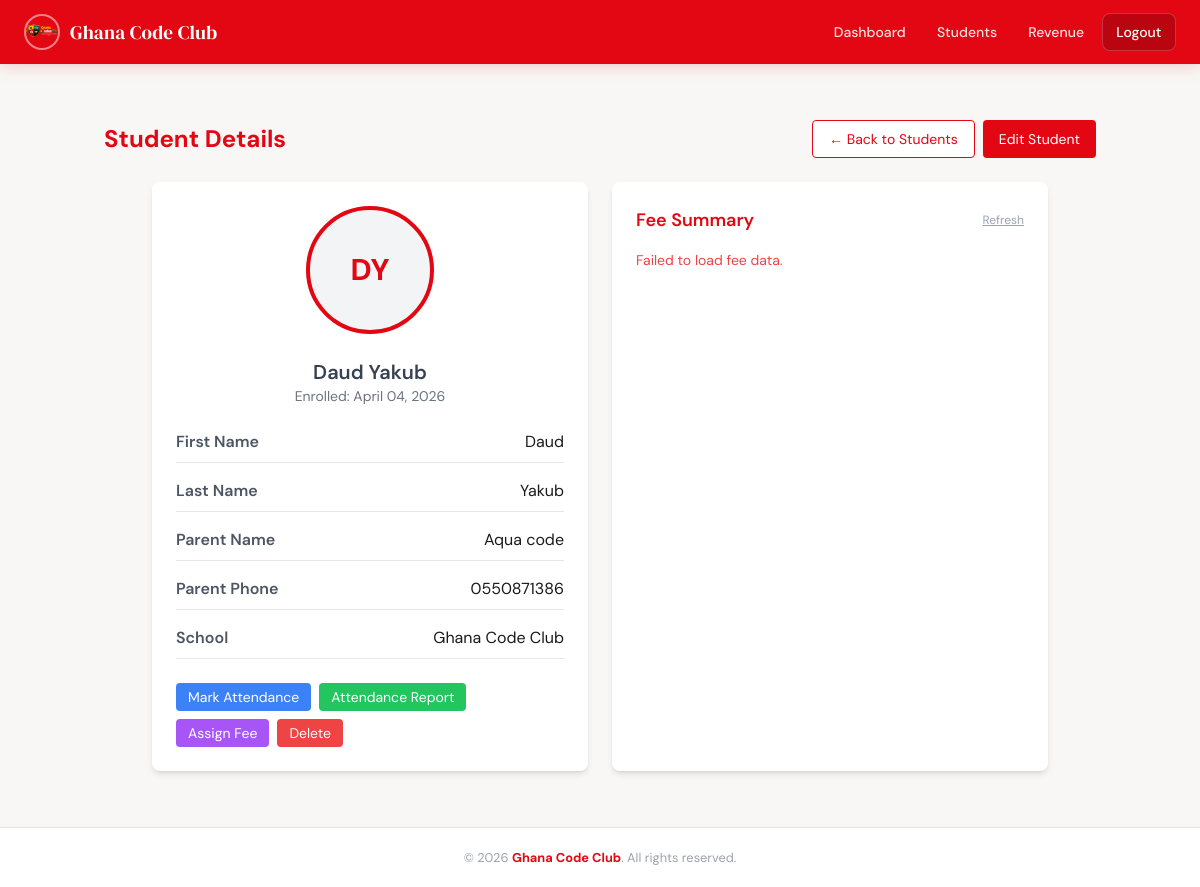
The app's page /students/2 (signed in) with its own data.
### tables this page shows
CREATE TABLE schools (
            id INTEGER PRIMARY KEY AUTOINCREMENT,
            name TEXT NOT NULL,
            fee_limit NUMERIC(10,2) DEFAULT 0,
            email TEXT UNIQUE NOT NULL,
            password_hash TEXT NOT NULL,
            logo TEXT,
            created_at TIMESTAMP NOT NULL DEFAULT CURRENT_TIMESTAMP
        );

CREATE TABLE students (
            id INTEGER PRIMARY KEY AUTOINCREMENT,
            school_id INTEGER NOT NULL REFERENCES schools(id) ON DELETE CASCADE,
            first_name TEXT NOT NULL,
            last_name TEXT,
            parent_name TEXT,
            parent_phone TEXT,
            profile_picture TEXT,
            created_at TIMESTAMP NOT NULL DEFAULT CURRENT_TIMESTAMP
        );

### app.py (the view)
@app.route("/students/<int:id>")
@login_required
def student_detail(id):
    conn = get_connection()
    cur = conn.cursor()
    cur.execute(
        """
        SELECT s.*, sch.name AS school_name
        FROM students s
        JOIN schools sch ON s.school_id = sch.id
        WHERE s.id = ? AND s.school_id = ?
    """,
        (id, current_user.school_id),
    )
    student = cur.fetchone()
    conn.close()
    if not student:
        return "Student not found", 404
    return render_template("student_detail.html", student=student)

### app.py (called while the page is built)
@app.context_processor
def inject_year():
    return {"current_year": datetime.now().year}

@login_manager.user_loader
def load_user(user_id):
    conn = get_connection()
    cur = conn.cursor()
    cur.execute(
        """
        SELECT u.*, s.name AS school_name,
               s.logo AS school_logo
        FROM users u
        LEFT JOIN schools s ON u.school_id = s.id
        WHERE u.id = ?
    """,
        (user_id,),
    )
    row = cur.fetchone()
    conn.close()
    return User(row) if row else None

### db.py (called while the page is built)
def _convert_timestamp(val):
    val = val.decode()
    try:
        return datetime.fromisoformat(val)
    except ValueError:
        return val

def get_connection():
    conn = sqlite3.connect(
        DB_NAME,
        timeout=10,
        detect_types=sqlite3.PARSE_DECLTYPES | sqlite3.PARSE_COLNAMES,
    )
    conn.row_factory = sqlite3.Row
    conn.execute("PRAGMA journal_mode=WAL;")
    return conn

### models.py (called while the page is built)
    def is_admin(self):
        return self.role == "admin"

    def is_superadmin(self):
        return self.role == "superadmin"

### templates/student_detail.html (shortened to what this page needs)
{% extends "base.html" %}
{% block content %}
<div class="container mx-auto px-4 py-6">
  <div class="flex flex-col md:flex-row justify-between items-start md:items-center mb-6 gap-4">
    <h1 class="text-2xl font-bold text-[var(--gcc-red)]">Student Details</h1>
    <div class="flex gap-2 flex-wrap">
      <a href="{{ url_for('students') }}"
         class="bg-white border border-[var(--gcc-red)] text-[var(--gcc-red)] px-4 py-2 rounded hover:bg-[var(--gcc-red)] hover:text-white transition text-sm">
        ← Back to Students
      </a>
      {% if current_user.is_admin() %}
      <button id="editBtn"
              class="bg-[var(--gcc-red)] text-white px-4 py-2 rounded hover:bg-red-700 transition text-sm">
        Edit Student
      </button>
      {% endif %}
    </div>
  </div>
  <div class="grid grid-cols-1 lg:grid-cols-2 gap-6 max-w-4xl mx-auto">
    <div class="bg-white shadow-md rounded-lg p-6">
      <div class="flex justify-center mb-6">
        <div class="w-32 h-32 rounded-full overflow-hidden border-4 border-[var(--gcc-red)] bg-gray-100 flex items-center justify-center">
          {% if student.profile_picture %}
            <img src="{{ url_for('static', filename='uploads/' ~ student.profile_picture) }}"
                 alt="Profile"
                 class="w-full h-full object-cover">
          {% else %}
            <span class="text-[var(--gcc-red)] text-3xl font-bold">
              {{ student.first_name[0] | upper }}{{ (student.last_name[0] | upper) if student.last_name else '' }}
            </span>
          {% endif %}
        </div>
      </div>
      <div id="viewMode">
        <div class="mb-4 text-center">
          <h2 class="text-xl font-semibold text-gray-700">
            {{ student.first_name }} {{ student.last_name or '' }}
          </h2>
          <p class="text-sm text-gray-500">
            Enrolled: {{ student.created_at.strftime("%B %d, %Y") if student.created_at else 'Unknown' }}
          </p>
        </div>
        <div class="grid grid-cols-1 gap-2">
          <div class="flex justify-between border-b py-2">
            <span class="font-semibold text-gray-600">First Name</span>
            <span>{{ student.first_name }}</span>
          </div>
          <div class="flex justify-between border-b py-2">
            <span class="font-semibold text-gray-600">Last Name</span>
            <span>{{ student.last_name or '-' }}</span>
          </div>
          <div class="flex justify-between border-b py-2">
            <span class="font-semibold text-gray-600">Parent Name</span>
            <span>{{ student.parent_name or '-' }}</span>
          </div>
          <div class="flex justify-between border-b py-2">
            <span class="font-semibold text-gray-600">Parent Phone</span>
            <span>{{ student.parent_phone or '-' }}</span>
          </div>
          <div class="flex justify-between border-b py-2">
            <span class="font-semibold text-gray-600">School</span>
            <span>{{ student.school_name or '-' }}</span>
          </div>
        </div>
        <div class="mt-6 flex flex-wrap gap-2">
          <a href="{{ url_for('attendance', student_id=student.id) }}"
             class="bg-blue-500 text-white px-3 py-1 rounded hover:bg-blue-600 text-sm">
            Mark Attendance
          </a>
          <a href="{{ url_for('student_attendance_report', student_id=student.id) }}"
             class="bg-green-500 text-white px-3 py-1 rounded hover:bg-green-600 text-sm">
            Attendance Report
          </a>
          {% if current_user.is_admin() %}
          <a href="{{ url_for('assign_fee', student_id=student.id) }}"
             class="bg-purple-500 text-white px-3 py-1 rounded hover:bg-purple-600 text-sm">
            Assign Fee
          </a>
          <form action="{{ url_for('student_delete', id=student.id) }}" method="POST"
                onsubmit="return confirm('Are you sure you want to delete this student? This cannot be undone.');">
            <button type="submit"
                    class="bg-red-500 text-white px-3 py-1 rounded hover:bg-red-700 text-sm">
              Delete
            </button>
          </form>
          {% endif %}
        </div>
      </div>
    </div>
    <div class="bg-white shadow-md rounded-lg p-6"
         x-data="feeSummary({{ student.id }})"
         x-init="fetchFees()">
      <div class="flex justify-between items-center mb-4">
        <h2 class="text-lg font-semibold text-[var(--gcc-red)]">Fee Summary</h2>
        <button @click="fetchFees()"
                class="text-xs text-gray-400 hover:text-gray-600 underline">
          Refresh
        </button>
      </div>
      <div x-show="errorMsg" class="text-red-500 text-sm" x-text="errorMsg"></div>
    </div>
  </div>
</div>
{% endblock %}

### templates/base.html (shortened to what this page needs)
<!DOCTYPE html>
<html lang="en">
<head>
    <script src="https://cdn.tailwindcss.com"></script>
</head>
<body>
    <header class="navbar">
        <div class="navbar-inner">
            <a href="{{ url_for('dashboard') }}" class="brand">
                {% if current_user.is_authenticated and current_user.school_logo %}
                    <img src="{{ url_for('static', filename='uploads/' ~ current_user.school_logo) }}"
                         alt="Logo" class="brand-logo">
                {% else %}
                    <span class="brand-dot">G</span>
                {% endif %}
                <span>
                    {% if current_user.is_authenticated %}
                        {{ current_user.school_name or "GCC Students App" }}
                    {% else %}
                        GCC Students App
                    {% endif %}
                </span>
            </a>
            <nav class="nav-links">
                {% if current_user.is_authenticated %}
                    {% if current_user.is_superadmin() %}
                        <a href="{{ url_for('superadmin_dashboard') }}" class="nav-link">Dashboard</a>
                        <a href="{{ url_for('schools') }}" class="nav-link">Schools</a>
                    {% else %}
                        <a href="{{ url_for('dashboard') }}" class="nav-link">Dashboard</a>
                        <a href="{{ url_for('students') }}" class="nav-link">Students</a>
                        <a href="{{ url_for('revenue_dashboard') }}" class="nav-link">Revenue</a>
                    {% endif %}
                    <a href="{{ url_for('logout') }}" class="nav-link nav-link-logout">Logout</a>
                {% else %}
                    <a href="{{ url_for('login') }}" class="nav-link">Login</a>
                    <a href="{{ url_for('register') }}" class="nav-link nav-link-logout">Register</a>
                {% endif %}
            </nav>
        </div>
    </header>
    <main class="main-content">
        {% block content %}{% endblock %}
    </main>
    <footer>
        &copy; {{ current_year }} <strong>Ghana Code Club</strong>. All rights reserved.
    </footer>
</body>
</html>

### templates/base.html (style rules this page uses)
:root { --gcc-red: #E30613; --gcc-red-dark: #b8050f; --gcc-red-light: #ff1a2a; }
* { box-sizing: border-box; }
body { font-family: 'DM Sans', sans-serif; background: #f8f7f5; color: #1a1a1a; min-height: 100vh; display: flex; flex-direction: column; }
.navbar { background: var(--gcc-red); position: sticky; top: 0; z-index: 50; box-shadow: 0 2px 16px rgba(227,6,19,0.18); }
.navbar-inner { max-width: 1200px; margin: 0 auto; padding: 0 1.5rem; height: 64px; display: flex; align-items: center; justify-content: space-between; }
.brand { display: flex; align-items: center; gap: 10px; text-decoration: none; color: white; font-family: 'DM Serif Display', serif; font-size: 1.2rem; letter-spacing: 0.01em; transition: opacity 0.2s; }
.brand-logo { width: 36px; height: 36px; border-radius: 50%; object-fit: cover; border: 2px solid rgba(255,255,255,0.5); }
.nav-links { display: none; align-items: center; gap: 0.25rem; }
@media (min-width: 768px) { .nav-links { display: flex; } }
.nav-link { color: rgba(255,255,255,0.88); text-decoration: none; font-size: 0.875rem; font-weight: 500; padding: 0.45rem 0.85rem; border-radius: 8px; transition: background 0.15s, color 0.15s; white-space: nowrap; }
.nav-link-logout { color: white; background: rgba(0,0,0,0.18); border: 1px solid rgba(255,255,255,0.2); }
.main-content { flex: 1; max-width: 1200px; width: 100%; margin: 0 auto; padding: 2rem 1.5rem; }
footer { background: white; border-top: 1px solid #e5e5e5; text-align: center; padding: 1.25rem; font-size: 0.8rem; color: #9ca3af; }
footer strong { color: var(--gcc-red); }
.main-content { animation: fadeUp 0.3s ease both; }

### records on screen
schools: logo (picture), name "Ghana Code Club"
students: first_name "D", last_name "Y", first_name "Daud", last_name "Yakub", created_at "April 04, 2026", parent_name "Aqua code", parent_phone "0550871386"
